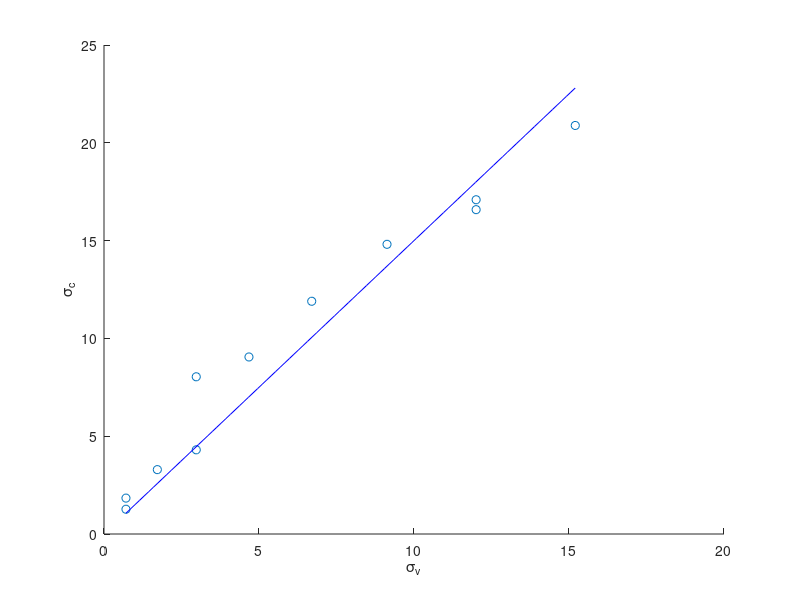
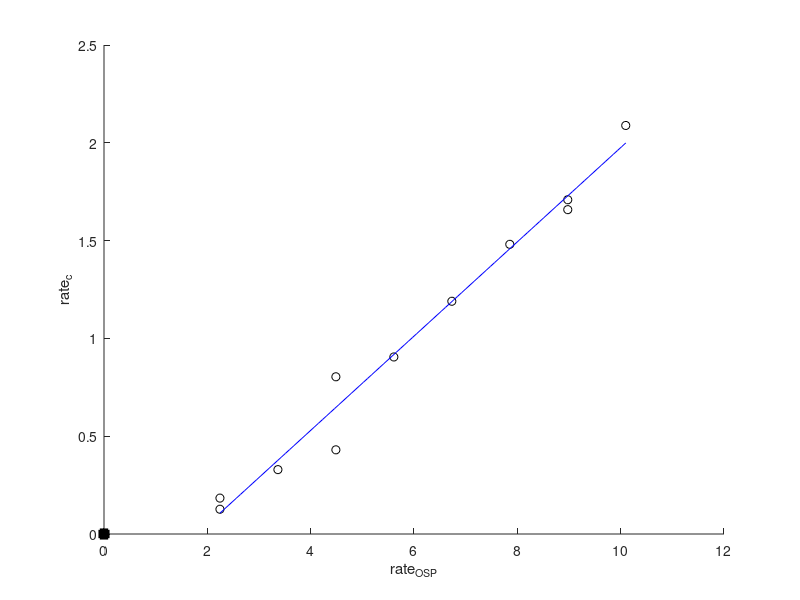

Write MATLAB code to recreate these figures, in order. (Note: this script raises an error after producing the figures.)
ovarlez_data = [0.708502024291497, 0.1265822784810129
0.708502024291497, 0.18354430379746844
1.7206477732793513, 0.32911392405063333
2.9757085020242915, 0.4303797468354431
2.9757085020242915, 0.8037974683544307
4.676113360323885, 0.9050632911392407
6.700404858299594, 1.189873417721519
9.129554655870445, 1.4810126582278484
12.004048582995953, 1.658227848101266
12.004048582995953, 1.708860759493671
15.20242914979757, 2.0886075949367093];

f = [10 50 15 20 50 25 30 50 35 40 50 45]; % Hz
A = [500 100 500 500 200 500 500 300 500 500 400 500]*1e-6; % m 
% delete one point to be consistent with fig 7
f(7)=[];
A(7)=[];

%rho_solvent = 1000;
%rho_particle = 1300;
%phi_w = .29;
%rho_s = phi_w*rho_particle+(1-phi_w)*rho_solvent;

% checking correspondance bw fig 6 and fig 7 data points
rho_s = 1521.3;
sigma_v_calculated = 1/2*rho_s * A.^2 .* (2*pi*f).^2;


rate_c = ovarlez_data(:,2);

eta_at_thickening = 1e3./rate_c;

sigma_c = 10*rate_c;
sigma_v = ovarlez_data(:,1);

rate_OSP = 2*pi*f .* A/(14e-3);
%rate_OSP = 2*pi*f .* A/(500e-3);






%return
figure; hold on;
xlabel('\sigma_v'); ylabel('\sigma_c')
plot(sigma_v,sigma_c,'o')
k_v = 1.5;
x = linspace(min(sigma_v),max(sigma_v));
plot(x,k_v*x,'b-')

%rate_OSP = (sigma_v*2/200).^(1/2)/(28*10^-3); % proportional to gamma_OSP but missing prefactor
figure; hold on;
xlabel('rate_{OSP}'); ylabel('rate_c')
plot(rate_OSP,rate_c,'ko')
plot(0,0,'ks','MarkerFaceColor','k','LineWidth',2)
%k_OSP = 0.5;
%offset_OSP = -0.5;
p_OSP = polyfit(rate_OSP,rate_c,1);
k_OSP = p_OSP(1);
offset_OSP = p_OSP(2);
x = linspace(min(rate_OSP),max(rate_OSP));
plot(x,k_OSP*x+offset_OSP,'b-')
prettyplot